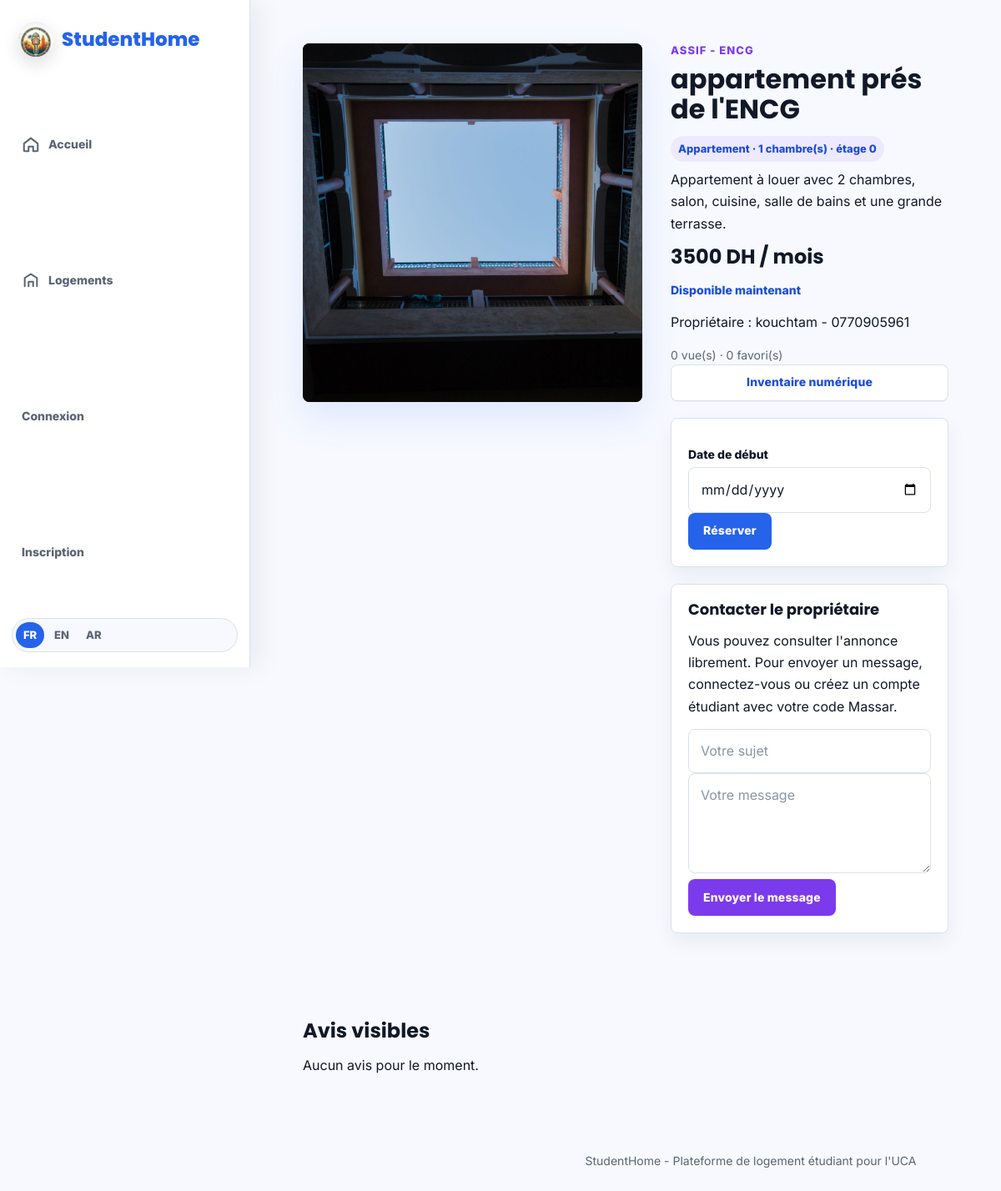
The page /logement/1 on the database its author committed.
### app.py (models this page shows, shortened)
class Logement(db.Model):
    id = db.Column(db.Integer, primary_key=True)
    titre = db.Column(db.String(160), nullable=False)
    adresse = db.Column(db.String(220), nullable=True)
    description = db.Column(db.Text, nullable=False)
    reglement_interieur = db.Column(db.Text, nullable=True)
    prix = db.Column(db.Float, nullable=False)
    quartier = db.Column(db.String(100), nullable=False)
    proximite_faculte = db.Column(db.String(120), nullable=False)
    type_logement = db.Column(db.String(80), default="Studio")
    nombre_chambres = db.Column(db.Integer, default=1)
    etage = db.Column(db.Integer, default=0)
    latitude = db.Column(db.Float, nullable=True)
    longitude = db.Column(db.Float, nullable=True)
    est_colocation = db.Column(db.Boolean, default=False)
    vues = db.Column(db.Integer, default=0)
    photos = db.Column(db.String(220), default="marrakech-rooftop-sunset.jpg")
    est_disponible = db.Column(db.Boolean, default=True)
    date_disponibilite = db.Column(db.String(20), nullable=True)
    est_valide = db.Column(db.Boolean, default=False)
    est_bloque = db.Column(db.Boolean, default=False)
    proprietaire_id = db.Column(db.Integer, db.ForeignKey("proprietaire.id"), nullable=False)
    proprietaire = db.relationship("Proprietaire", backref="logements")
    reservations = db.relationship("Reservation", backref="logement", cascade="all, delete")
    avis = db.relationship("Avis", backref="logement", cascade="all, delete")
    @property
    def media_path(self):
      if self.photos and self.photos.startswith("http"):
        return self.photos
      if self.photos and self.photos.startswith("uploads/"):
        return url_for("static", filename=self.photos)
      return url_for(
        "static",
        filename="images/" + (self.photos or "marrakech-rooftop-sunset.jpg")
      )
    @property
    def is_video(self):
        if not self.photos:
            return False
        extension = self.photos.rsplit(".", 1)[-1].lower()
        return extension in VIDEO_EXTENSIONS
    @property
    def availability_text(self):
        if not self.date_disponibilite:
            return "Disponible maintenant"
        try:
            d = datetime.strptime(self.date_disponibilite, "%Y-%m-%d").date()
            if d <= date.today():
                return "Disponible maintenant"
            return f"Disponible à partir du {d.strftime('%d/%m/%Y')}"
        except ValueError:
            return f"Disponible à partir du {self.date_disponibilite}"
    class _MediaItem:
        __slots__ = ("fichier", "is_video")
        def __init__(self, fichier, is_video):
            self.fichier = fichier
            self.is_video = is_video
    @property
    def visible_medias(self):
        if not self.photos:
            return []
        ext = self.photos.rsplit(".", 1)[-1].lower() if "." in self.photos else ""
        return [Logement._MediaItem(self.media_path, ext in VIDEO_EXTENSIONS)]

class Utilisateur(UserMixin, db.Model):
    id = db.Column(db.Integer, primary_key=True)
    nom = db.Column(db.String(120), nullable=False)
    email = db.Column(db.String(150), unique=True, nullable=False)
    mot_de_passe = db.Column(db.String(255), nullable=False)
    role = db.Column(db.String(30), nullable=False)
    photo_profil = db.Column(db.String(220), nullable=True)
    etudiant = db.relationship("Etudiant", backref="utilisateur", uselist=False, cascade="all, delete")
    proprietaire = db.relationship("Proprietaire", backref="utilisateur", uselist=False, cascade="all, delete")

class Proprietaire(db.Model):
    id = db.Column(db.Integer, primary_key=True)
    utilisateur_id = db.Column(db.Integer, db.ForeignKey("utilisateur.id"), nullable=False)
    telephone = db.Column(db.String(40), nullable=False)
    est_verifie = db.Column(db.Boolean, default=False)

### app.py (the view, shortened to what this page needs)
@app.route("/logement/<int:id>", methods=["GET", "POST"])
def detail_logement(id):
    logement = Logement.query.get_or_404(id)
    logement.vues = (logement.vues or 0) + 1
    db.session.commit()
    favori_actif = False
    if current_user.is_authenticated and current_user.role == "etudiant":
        favori_actif = Favori.query.filter_by(utilisateur_id=current_user.id, logement_id=logement.id).first() is not None
    return render_template("detail_logement.html", logement=logement, favori_actif=favori_actif)

### app.py (called while the page is built)
def fix_text_encoding(value):
    if not isinstance(value, str) or not any(marker in value for marker in ("Ã", "â", "Ø", "Ù", "Ă", "Â")):
        return value
    for encoding in ("cp1252", "latin1"):
        try:
            return value.encode(encoding).decode("utf-8")
        except UnicodeError:
            continue
    return value

@app.context_processor
def inject_language_helpers():
    lang = session.get("lang", "fr")
    if lang not in SUPPORTED_LANGUAGES:
        lang = "fr"
    def t(key):
        value = TRANSLATIONS.get(lang, TRANSLATIONS["fr"]).get(key, TRANSLATIONS["fr"].get(key, key))
        return fix_text_encoding(value)
    return {"t": t, "current_lang": lang, "is_rtl": lang == "ar"}

### templates/detail_logement.html (shortened to what this page needs)
{% extends "base.html" %}
{% block content %}
<section class="detail">
    <div class="detail-gallery">
        {% if logement.visible_medias %}
            {% for media in logement.visible_medias %}
                {% if media.is_video %}
                    <video class="detail-media gallery-item" src="{{ media.fichier }}" controls playsinline data-gallery-src="{{ media.fichier }}" data-gallery-type="video"></video>
                {% else %}
                    <img class="detail-media gallery-item" src="{{ media.fichier }}" alt="{{ logement.titre }}" data-gallery-src="{{ media.fichier }}" data-gallery-type="image">
                {% endif %}
            {% endfor %}
        {% elif logement.media_exists and logement.is_video %}
            <video class="detail-media gallery-item" src="{{ logement.media_path }}" controls playsinline data-gallery-src="{{ logement.media_path }}" data-gallery-type="video"></video>
        {% elif logement.media_exists %}
            <img class="detail-media gallery-item" src="{{ logement.media_path }}" alt="{{ logement.titre }}" data-gallery-src="{{ logement.media_path }}" data-gallery-type="image">
        {% else %}
            <img class="detail-media gallery-item" src="{{ url_for('static', filename='images/marrakech-rooftop-sunset.jpg') }}" alt="{{ logement.titre }}" data-gallery-src="{{ url_for('static', filename='images/marrakech-rooftop-sunset.jpg') }}" data-gallery-type="image">
        {% endif %}
    </div>
    <div>
        <p class="tag">{{ logement.quartier }} - {{ logement.proximite_faculte }}</p>
        <h1>{{ logement.titre }}</h1>
        <p class="housing-type">{{ logement.type_logement }} · {{ logement.nombre_chambres or 1 }} chambre(s) · étage {{ logement.etage or 0 }}</p>
        <p>{{ logement.description }}</p>
        <h2>{{ logement.prix|int }} DH / {{ t('month') }}</h2>
        {% if logement.date_disponibilite %}
            <p class="availability-date">{{ logement.availability_text }}</p>
        {% endif %}
        <p>{{ t('owner_label') }} : {{ logement.proprietaire.utilisateur.nom }} - {{ logement.proprietaire.telephone }}
        </p>
        <p class="form-help">{{ logement.vues or 0 }} vue(s) · {{ logement.favoris|length }} favori(s)</p>
        <a class="btn btn-light full" href="{{ url_for('inventaire', id=logement.id) }}">Inventaire numérique</a>
        {% if logement.est_disponible %}
            <form method="post" class="inline-form">
                <label>Date de début</label>
                <input type="date" name="date_debut" required>
                <button class="btn btn-primary" type="submit">Réserver</button>
            </form>
        {% else %}
            <p class="status off">Logement actuellement indisponible.</p>
        {% endif %}
        <form class="contact-box" method="post" action="{{ url_for('contacter_proprietaire', id=logement.id) }}">
            <h3>Contacter le propriétaire</h3>
            {% if not current_user.is_authenticated %}
                <p>Vous pouvez consulter l'annonce librement. Pour envoyer un message, connectez-vous ou créez un compte étudiant avec votre code Massar.</p>
            {% endif %}
            <input type="text" name="sujet" placeholder="Votre sujet" required>
            <textarea name="message" placeholder="Votre message" required></textarea>
            <button class="btn btn-secondary" type="submit">Envoyer le message</button>
        </form>
    </div>
</section>
<section class="section">
    <h2>Avis visibles</h2>
    <div class="list">
        {% for avis in logement.avis if avis.est_visible %}
            <article class="row">
                <strong>{{ avis.note }}/5</strong>
                <span>{{ avis.commentaire }}</span>
                <small>{{ avis.date_publication }}</small>
            </article>
        {% else %}
            <p>Aucun avis pour le moment.</p>
        {% endfor %}
    </div>
</section>
{% endblock %}

### static/css/style.css (style rules this page uses)
:root { --font-body: "Inter", system-ui, -apple-system, BlinkMacSystemFont, "Segoe UI", sans-serif; --font-heading: "Poppins", var(--font-body); --fs-xs: 13px; --fs-sm: 14px; --fs-base: 16px; --fs-md: 18px; --fs-lg: 24px; --fs-xl: 32px; --fs-hero: clamp(42px, 7vw, 72px); --blue: #2563eb; --blue-dark: #1d4ed8; --violet: #7c3aed; --violet-soft: #ede9fe; --bg: #f7f9ff; --surface: #ffffff; --surface-soft: rgba(255, 255, 255, 0.94); --text: #111827; --muted: #5b6475; --line: #d9e0ee; --danger: #dc2626; --success: #15803d; --shadow-sm: 0 10px 24px rgba(17, 24, 39, 0.06); --shadow-md: 0 18px 45px rgba(37, 99, 235, 0.12); --radius: 8px; --ease: 180ms ease; --sidebar-width: 300px; }
* { box-sizing: border-box; }
html { scroll-behavior: smooth; }
body { margin: 0; padding-left: var(--sidebar-width); color: var(--text); background: var(--bg); font-family: var(--font-body); font-size: var(--fs-base); font-weight: 400; line-height: 1.65; text-rendering: optimizeLegibility; -webkit-font-smoothing: antialiased; }
h1, h2, h3 { margin: 0 0 14px; color: var(--text); font-family: var(--font-heading); font-weight: 700; line-height: 1.12; letter-spacing: 0; }
h1 { font-size: var(--fs-xl); }
h2 { font-size: var(--fs-lg); }
h3 { font-size: var(--fs-md); }
p { margin: 0 0 14px; max-width: 68ch; }
a { color: inherit; text-decoration: none; transition: color var(--ease), background-color var(--ease), transform var(--ease), box-shadow var(--ease); }
img { display: block; max-width: 100%; }
button, input, select, textarea { font: inherit; }
.tag { margin-bottom: 8px; color: var(--violet); font-size: var(--fs-xs); font-weight: 800; line-height: 1.3; text-transform: uppercase; letter-spacing: 0.08em; }
.section { padding: 52px 7%; }
.card, .features article, .stats-grid article, .form-card, .inline-form, .contact-box, .table-wrap, .row, .conversation-card, .empty-state, .chat-side, .chat-panel { background: var(--surface); border: 1px solid var(--line); border-radius: var(--radius); box-shadow: var(--shadow-sm); }
.btn { display: inline-flex; align-items: center; justify-content: center; min-height: 44px; padding: 11px 18px; border: 0; border-radius: var(--radius); background: var(--violet-soft); color: var(--blue-dark); font-size: var(--fs-sm); font-weight: 800; line-height: 1.2; letter-spacing: 0.01em; cursor: pointer; box-shadow: 0 1px 0 rgba(17, 24, 39, 0.04); transition: transform var(--ease), box-shadow var(--ease), background-color var(--ease), color var(--ease), border-color var(--ease); }
.btn-primary { background: var(--blue); color: #ffffff; }
.btn-secondary { background: var(--violet); color: #ffffff; }
.btn-light { background: #ffffff; border: 1px solid var(--line); }
.full { width: 100%; }
.form-help { margin: 6px 0 0; color: var(--muted); font-size: var(--fs-sm); }
label { display: block; margin: 14px 0 7px; color: var(--text); font-size: var(--fs-sm); font-weight: 800; line-height: 1.25; }
input, select, textarea { width: 100%; min-height: 46px; padding: 12px 14px; border: 1px solid var(--line); border-radius: var(--radius); background: #ffffff; color: var(--text); outline: none; transition: border-color var(--ease), box-shadow var(--ease), background-color var(--ease); }
input::placeholder, textarea::placeholder { color: #8a94a6; }
textarea { min-height: 120px; resize: vertical; }
.housing-type { display: inline-flex; width: fit-content; margin-bottom: 8px; padding: 5px 9px; color: var(--blue-dark); background: var(--violet-soft); border-radius: 999px; font-size: var(--fs-xs); font-weight: 800; }
.availability-date { color: var(--blue-dark); font-size: var(--fs-sm); font-weight: 800; }
.detail { display: grid; grid-template-columns: minmax(0, 1.1fr) minmax(320px, 0.9fr); gap: 34px; padding: 52px 7%; }
.detail-gallery { display: grid; grid-template-columns: repeat(auto-fit, minmax(220px, 1fr)); gap: 14px; align-content: start; }
.detail-gallery .detail-media:first-child { grid-column: 1 / -1; }
.detail-gallery img, .detail-media { width: 100%; min-height: 430px; max-height: 620px; object-fit: cover; border-radius: var(--radius); box-shadow: var(--shadow-md); background: #0f172a; }
.gallery-item { cursor: zoom-in; transition: transform 0.2s ease, box-shadow 0.2s ease; }
.inline-form, .contact-box { margin-top: 20px; padding: 20px; }
.list, .message-list { display: grid; gap: 10px; }

### rows shown on the page
Logement: quartier "ASSIF", proximite_faculte "ENCG", titre "appartement prés de l'ENCG", type_logement "Appartement", nombre_chambres "1", etage "0", description "Appartement à louer avec 2 chambres, salon, cuisine, salle de bains et une grande terrasse.", prix "3500", availability_text "Disponible maintenant", vues "0"
Utilisateur: proprietaire.utilisateur.nom "kouchtam"
Proprietaire: proprietaire.telephone "0770905961"

### other values the page prints
{{ t('nav_home') }} "Accueil"
{{ t('nav_housing') }} "Logements"
{{ t('nav_login') }} "Connexion"
{{ t('nav_register') }} "Inscription"
{{ t('month') }} "mois"
{{ t('owner_label') }} "Propriétaire"
{{ logement.favoris|length }} "0"
{{ t('footer') }} "StudentHome - Plateforme de logement étudiant pour l'UCA"
